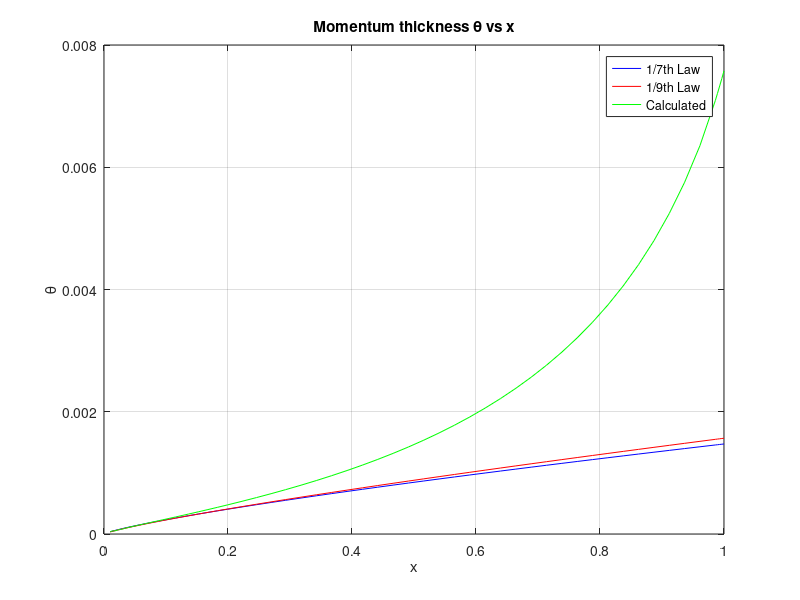

Write the MATLAB code that produced this figure.
clear

global Re ue0 duedx;
Re = 10^7;
duedx = -0.5;
ue0 = 1;

x0 = 0.01;
thick0(1) = 0.037*x0*(Re*x0)^(-1/5);
thick0(2) = 1.80*thick0(1);

function dthickdx = thickdash(xmx0,thick)
    
    % Passing global variables into function
    global Re ue0 duedx

    % Calculate ue
    ue = ue0 + duedx*xmx0;

    % Calculate Re_theta
    Re_theta = Re*ue*thick(1);

    % Calculate He
    He = thick(2)/thick(1);

    % Determining H 
    if He >= 1.46
        H = (11*He +15)/(48*He - 59);
    else
        H = 2.803;
    end

    % Calculate cf
    cf = 0.091448*((H - 1)*Re_theta)^(-0.232) * exp(-1.26*H);

    % Calculate cdiss
    cdiss = 0.010025*((H - 1)*Re_theta)^(-1/6);

    % Set output vector
    dthickdx = [cf/2 - (H + 2)/ue(1) * duedx * thick(1); cdiss - 3/ue *duedx * thick(2)];

end

[delx, thickhist] = ode45(@thickdash,[0 0.99],thick0);

theta = thickhist(:,1);
deltae = thickhist(:,2);

x = x0 + delx;

theta7 = 0.037*x.*(Re*x).^(-1/5);
theta9 = 0.023*x.*(Re*x).^(-1/6);

figure(1)
plot(x, theta7, 'b-', x, theta9, 'r-', x, theta, 'g-')
xlabel('x')
ylabel('\theta')
legend('1/7th Law', '1/9th Law', 'Calculated')
title('Momentum thickness \theta vs x')
grid on